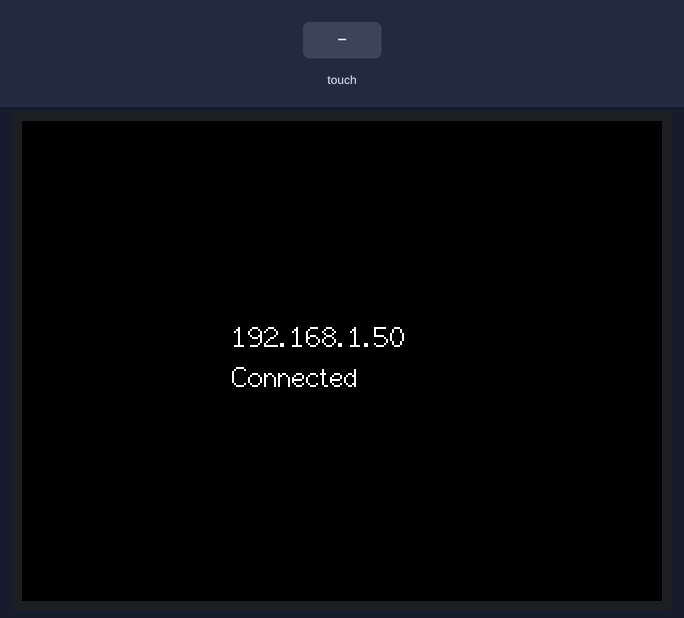
Bench run of a sketch on a simulated ESP32. On the bench: 320×240 colour display. Inputs (shaded band) come from the test bench. WiFi joins after 1.5 s; servers stay silent unless stated; uploads are accepted with an empty reply; the local clock reads 2024-03-15 10:24:30 at power-on unless the sketch sets it; what the sketch prints to the serial monitor is not drawn.

Above: at 2.9 s.
At 5.21 s:
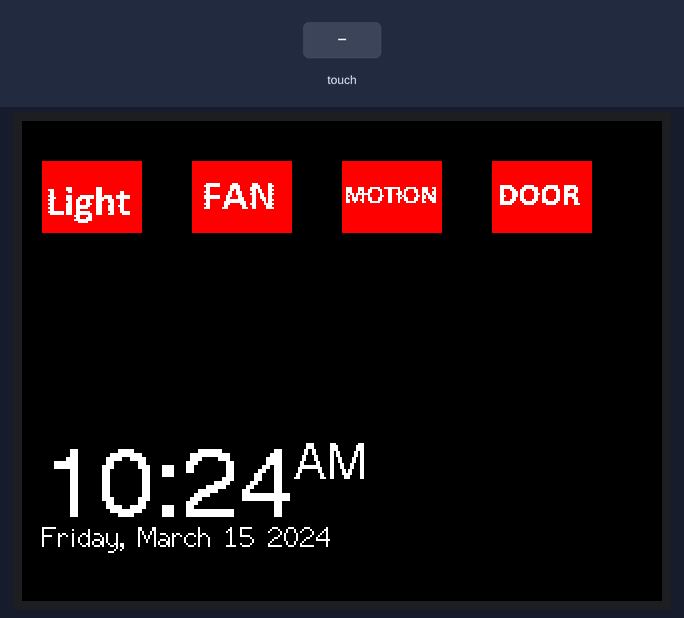
At 6.1 s:
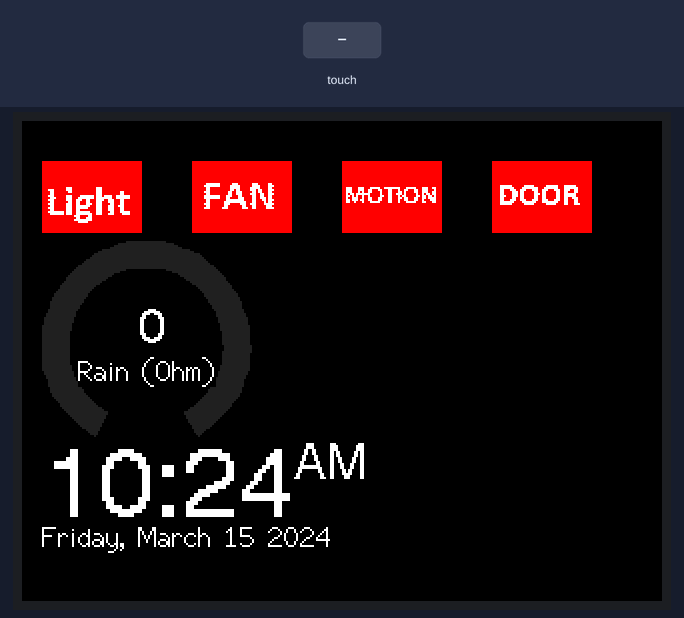
6.2 s: screen touched at 13 % across, 10 % down
7.8 s: screen touched at 38 % across, 10 % down
10.5 s: screen touched at 62 % across, 10 % down
Timing chart, 0 to 13.5 s (numbered marks = the images above; inputs shaded):
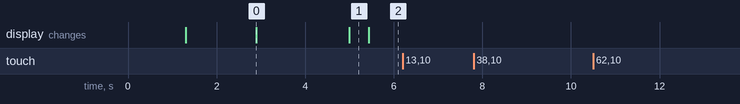

The sketch:

remote_control.ino
```cpp
#include <SPI.h>
#include <WiFi.h>
#include <HTTPClient.h>
#include "xbm.h"
#include <TFT_eSPI.h> // Hardware-specific library
#include <time.h>


TFT_eSPI tft = TFT_eSPI();       // Invoke custom library

// Wifi Credentials
const char* ssid     = "testing";
const char* password = "smarthome2022";
//const char* ssid     = "";
//const char* password = "";

const char* ntpServer = "pool.ntp.org";
const long  gmtOffset_sec = 3600*7;
const int   daylightOffset_sec = 3600;

//Authentication Tokens
String Auth_token_board1 =  "uQwVfri3GWKGPhvsndyCgA4ZKr7hSiCu";
String Auth_token_board2 =  "klCfUGwGbloWl1037O-yQgJaC9Bc5f_f";
String auth_token_board;

// variables

String pin_number;
String value; // Data to be sent
int light_state;
int fan_state;
int motion_state;
int door_state;
String objectResult;
int rainSensor;

uint8_t board = 1; // board = 1 || board = 2

uint16_t calData[5] = { 569, 3299, 1110, 1528, 7 };


// Switch position and size
#define x_button 50 //buttonwidth +50
#define y_button 36 //buttonheight +36
#define x_start 10
#define y_start 20
#define x_touch 310

#define lightId 1
#define fanId 2
#define motionId 3
#define doorId 4
#define ILI9341_GREY 0x2104
#define RED2RED 0
#define GREEN2GREEN 1
#define BLUE2BLUE 2
#define BLUE2RED 3
#define GREEN2RED 4
#define RED2GREEN 5

void setup(void)
{
  Serial.begin(9600);
  tft.init();

  tft.setRotation(2);
  tft.setCursor(0, 0);
  tft.fillScreen(TFT_WHITE);
  //print_logo();

  delay(1000);

  // clear screen
  tft.fillScreen(TFT_BLACK);

  tft.setRotation(3);
  show_wifi_connectivity();

  // clear screen
  tft.fillScreen(TFT_BLACK);
  configTime(gmtOffset_sec, daylightOffset_sec, ntpServer);
  light_state=0;
  fan_state=0;
  motion_state=0;
  door_state=0;
  objectResult="";
  rainSensor=0;
  buttons(); // print buttons on screen
//  tft.setCursor(x_start, y_start*3);
//  tft.setTextFont(2);
//  tft.setTextSize(2);
//  tft.println("testing");
  printLocalTime();
//  print_logo();

}

void loop()
{
  getstate();//get current switchstates from blynk
  statecolours();//update colours
  printLocalTime();
  //getObjectResult();//get latest object detected

  uint16_t x, y;
  // See if there's any touch data for us
  if (tft.getTouch(&x, &y))
  {
    //int Touch_Y_Cor = map(y, 50, 150, 0, 240);

    Serial.print("x - "); Serial.println(x);
    Serial.print("y - "); Serial.println(y);

    if ((x<x_touch) && (x>(x_touch-x_button))){
      if ((y>y_start) && (y<(y_start+y_button))){
        if(light_state == 0){
          Serial.println("Light is on");
          light_state = 1;
          SW_control(lightId,light_state);
        }
        else{
          Serial.println("Light is off");
          light_state = 0;
          SW_control(lightId,light_state);
        }
      }
    }

    if ((x<(x_touch-75)) && (x>((x_touch-75)-x_button))){
      if ((y>y_start) && (y<(y_start+y_button))){
        if(fan_state == 0){
          Serial.println("fan is on");
          fan_state = 1;
          SW_control(fanId,fan_state);
        }
        else{
          Serial.println("fan is off");
          fan_state = 0;
          SW_control(fanId,fan_state);
        }
      }
    }

    if ((x<(x_touch-75*2)) && (x>((x_touch-75*2)-x_button))){
      if ((y>y_start) && (y<(y_start+y_button))){
        if(motion_state == 0){
          Serial.println("motion is on");
          motion_state = 1;
          SW_control(motionId,motion_state);
        }
        else{
          Serial.println("motion is off");
          motion_state = 0;
          SW_control(motionId,motion_state);
        }
      }
    }

    if ((x<(x_touch-75*3)) && (x>((x_touch-75*3)-x_button))){
      if ((y>y_start) && (y<(y_start+y_button))){
        if(door_state == 0){
          Serial.println("door is open");
          door_state = 1;
          SW_control(doorId,door_state);
        }
        else{
          Serial.println("door is closed");
          door_state = 0;
          SW_control(doorId,door_state);
        }
      }
    }
    delay(2000);
  }

}


void statecolours()
{
  if(light_state == 1){
    tft.drawXBitmap(x_start, y_start, light, buttonWidth, buttonHeight, TFT_WHITE, TFT_GREEN);
  }
  else if(light_state == 0){
    tft.drawXBitmap(x_start, y_start, light, buttonWidth, buttonHeight, TFT_WHITE, TFT_RED);
  }

  if(fan_state == 1){
    tft.drawXBitmap(x_start+75, y_start, fan, buttonWidth, buttonHeight, TFT_WHITE, TFT_GREEN);
  }
  else if(fan_state == 0){
    tft.drawXBitmap(x_start+75, y_start, fan, buttonWidth, buttonHeight, TFT_WHITE, TFT_RED);
  }

  if(motion_state == 1){
    tft.drawXBitmap(x_start+(75*2),y_start, motion, buttonWidth, buttonHeight, TFT_WHITE, TFT_GREEN);
  }
  else if(motion_state == 0){
    tft.drawXBitmap(x_start+(75*2),y_start, motion, buttonWidth, buttonHeight, TFT_WHITE, TFT_RED);
  }

  if(door_state == 1){
    tft.drawXBitmap(x_start+(75*3), y_start, door, buttonWidth, buttonHeight, TFT_WHITE, TFT_GREEN);
  }
  else if(door_state == 0){
    tft.drawXBitmap(x_start+(75*3), y_start, door, buttonWidth, buttonHeight, TFT_WHITE, TFT_RED);
  }
  ringMeter(rainSensor, 0, 4095, x_start, y_start*3, 52, "Rain (Ohm)", RED2GREEN);
  rainSensor = 0;
}

void buttons()
{

  tft.drawXBitmap(x_start, y_start, light, buttonWidth, buttonHeight, TFT_WHITE, TFT_RED);
  tft.drawXBitmap(x_start+75, y_start, fan, buttonWidth, buttonHeight, TFT_WHITE, TFT_RED);
  tft.drawXBitmap(x_start+(75*2),y_start, motion, buttonWidth, buttonHeight, TFT_WHITE, TFT_RED);
  tft.drawXBitmap(x_start+(75*3), y_start, door, buttonWidth, buttonHeight, TFT_WHITE, TFT_RED);

}

void SW_control (int id, int state)
{
  if (id == 1)//if id is light
  {
    auth_token_board = Auth_token_board1;
    pin_number="V26";
    if (state == 1)
    {
      value="1";
    }
    else if(state == 0)
    {
      value="0";
    }
  }

    if (id == 2)//if id is fan
  {
    auth_token_board = Auth_token_board1;
    pin_number="V4";
    if (state == 1)
    {
      value="1";
    }
    else if(state == 0)
    {
      value="0";
    }
  }

    if (id == 3)//if id is motion
  {
    auth_token_board = Auth_token_board1;
    pin_number="V27";
    if (state == 1)
    {
      value="1";
    }
    else if(state == 0)
    {
      value="0";
    }
  }

    if (id == doorId)//if id is door
  {
    auth_token_board = Auth_token_board2;
    Serial.println(auth_token_board);
    pin_number="V5";
    if (state == 1)
    {
      value="1";
    }
    else if(state == 0)
    {
      value="0";
    }
  }


  if ((WiFi.status()  == WL_CONNECTED))
  {

    HTTPClient http;

    Serial.print("[HTTP] begin...\n");
    // configure traged server and url
    //http.begin("https://www.howsmyssl.com/a/check", ca); //HTTPS
    http.begin("http://sgp1.blynk.cloud/external/api/update?token=" + auth_token_board + "&" + pin_number + "=" + value); //HTTP
    Serial.println("http://sgp1.blynk.cloud/external/api/update?token=" + auth_token_board + "&" + pin_number + "=" + value);

    Serial.print("[HTTP] GET...\n");
    // start connection and send HTTP header
    int httpCode = http.GET();

    // httpCode will be negative on error
    if (httpCode > 0) {
      // HTTP header has been send and Server response header has been handled
      Serial.printf("[HTTP] GET... code: %d\n", httpCode);

      // file found at server
      if (httpCode == HTTP_CODE_OK) {
        String payload = http.getString();
        Serial.println(payload);
      }
    } else {
      Serial.printf("[HTTP] GET... failed, error: %s\n", http.errorToString(httpCode).c_str());
    }

    http.end();
  }


}

void getstate()
{
  String payload;
  //rainSensor=0;
  if ((WiFi.status()  == WL_CONNECTED))
  {
    HTTPClient http;
    //http.begin("http://sgp1.blynk.cloud/external/api/get?token=" + Auth_token_board1 + "&V26&V4&27");
    http.begin("http://sgp1.blynk.cloud/external/api/get?token=" + Auth_token_board2 + "&" + "V5");

    int httpCode = http.GET();

    // httpCode will be negative on error
    if (httpCode > 0) {
      // HTTP header has been send and Server response header has been handled
      Serial.printf("[HTTP] GET... code: %d\n", httpCode);

      // file found at server
      if (httpCode == HTTP_CODE_OK) {
        payload = http.getString();
        Serial.println(payload);
        door_state = payload.toInt();
      }
    }
    else {
      Serial.printf("[HTTP] GET... failed, error: %s\n", http.errorToString(httpCode).c_str());
    }

    http.begin("http://sgp1.blynk.cloud/external/api/get?token=" + Auth_token_board1 + "&V26&V4&V27&V5");
    httpCode = http.GET();

    if (httpCode > 0) {
      // HTTP header has been send and Server response header has been handled
      Serial.printf("[HTTP] GET... code: %d\n", httpCode);

      // file found at server
      if (httpCode == HTTP_CODE_OK) {
        payload = http.getString();
        char payLoadArray[payload.length()];

        payload.toCharArray(payLoadArray, payload.length());
        Serial.println(payload);
        Serial.println(payLoadArray[7]);
        Serial.println(payLoadArray[14]);
        Serial.println(payLoadArray[22]);
        light_state = atoi(&payLoadArray[7]);
        fan_state = atoi(&payLoadArray[14]);
        motion_state = atoi(&payLoadArray[22]);
        rainSensor = atoi(&payLoadArray[29]);
        Serial.println(rainSensor);
      }
    }
    else {
      Serial.printf("[HTTP] GET... failed, error: %s\n", http.errorToString(httpCode).c_str());
    }

    http.end();
  }

}

void print_logo()
{
  int x=0;
  int y=0;
  // Draw bitmap with top left corner at x,y with foreground only color
  // Bits set to 1 plot as the defined color, bits set to 0 are not plotted
  //              x  y  xbm   xbm width  xbm height  color
  tft.drawXBitmap(x, y, wallpaper, logoWidth,logoWidth, TFT_BLACK);
  //tft.drawXBitmap(x_start+(75*3), y_start, door, buttonWidth, buttonHeight, TFT_WHITE, TFT_RED);

}

void show_wifi_connectivity()
{
  WiFi.begin(ssid, password);
  tft.setCursor(110, 100);
  tft.setTextFont(2);
  tft.setTextSize(1);
  tft.setTextColor(TFT_WHITE, TFT_BLACK);

  tft.println("Connecting");

  while (WiFi.status() != WL_CONNECTED)
  {
    delay(500);
    Serial.print(".");

  }

  Serial.println("");
  Serial.println("WiFi connected");
  Serial.println("IP address: ");
  Serial.println(WiFi.localIP());

  tft.fillScreen(TFT_BLACK);
  tft.setCursor(105, 100);
  tft.setTextFont(2);
  tft.setTextSize(1);
  tft.setTextColor(TFT_WHITE, TFT_BLACK);


  tft.setCursor(105, 100);
  tft.setTextFont(2);
  tft.setTextSize(1);

  tft.println(WiFi.localIP());
  tft.setCursor(105, 120);
  tft.setTextFont(2);
  tft.setTextSize(1);
  tft.println("Connected");
  delay(2000);
}

void getObjectResult()
{
  struct tm timeinfo;
  String newObject;
  String period;
  HTTPClient http;

  http.begin("http://192.168.1.254/test");//need to find ip address of esp32cam when setting up
  int httpCode = http.GET();

  if (httpCode > 0) {

    newObject = http.getString();
    Serial.println(httpCode);
    //Serial.println(newObject);
    //compare with existing objectresult
    if (objectResult != newObject)
    {
      objectResult = newObject;
      tft.setCursor(x_start, y_start*3);
      tft.setTextFont(2);
      tft.setTextSize(1);
      tft.print(objectResult);
//      if (timeinfo.tm_hour>=12)
//      {
//        period = "AM";
//        }
//        else
//        {
//          period = "PM";
//          }
//      tft.print(&timeinfo, "%I:%M");
//      tft.print(period);
    }

    delay(1000);
  }

  else {
    Serial.println("Error on HTTP request");
  }

  http.end();

  //delay(30000);
}

void printLocalTime(){

  struct tm timeinfo;
  String period;
//  String toprint;

  if(!getLocalTime(&timeinfo)){
    Serial.println("Failed to obtain time");
    return;
  }
//  Serial.println(&timeinfo, "%A, %B %d %Y %H:%M:%S");
//  Serial.print("Day of week: ");
//  Serial.println(&timeinfo, "%A");
//  Serial.print("Month: ");
//  Serial.println(&timeinfo, "%B");
//  Serial.print("Day of Month: ");
//  Serial.println(&timeinfo, "%d");
//  Serial.print("Year: ");
//  Serial.println(&timeinfo, "%Y");
//  Serial.print("Hour: ");
//  Serial.println(&timeinfo, "%H");
//  Serial.print("Hour (12 hour format): ");
//  Serial.println(&timeinfo, "%I");
//  Serial.print("Minute: ");
//  Serial.println(&timeinfo, "%M");
//  Serial.print("Second: ");
//  Serial.println(&timeinfo, "%S");
//
//  Serial.println("Time variables");
//  char timeHour[3];
//  strftime(timeHour,3, "%H", &timeinfo);
//  Serial.println(timeHour);
//  char timeWeekDay[10];
//  strftime(timeWeekDay,10, "%A", &timeinfo);
//  Serial.println(timeWeekDay);
//  Serial.println();
  if (timeinfo.tm_hour>=12)
  {
    period = "PM";
  }
  else
  {
    period = "AM";
  }
  tft.setCursor(x_start, y_start*8);
  tft.setTextFont(4);
  tft.setTextSize(2);
  tft.print(&timeinfo, "%I:%M");
  tft.setTextSize(1);
  tft.print(period);
  tft.setCursor(x_start, y_start*10);
  tft.setTextFont(2);
  tft.setTextSize(1);
  tft.println(&timeinfo, "%A, %B %d %Y");
}

int ringMeter(int value, int vmin, int vmax, int x, int y, int r, char *units, byte scheme)
{
  // Minimum value of r is about 52 before value text intrudes on ring
  // drawing the text first is an option

  x += r; y += r;   // Calculate coords of centre of ring

  int w = r / 4;    // Width of outer ring is 1/4 of radius

  int angle = 150;  // Half the sweep angle of meter (300 degrees)

  int text_colour = 0; // To hold the text colour

  int v = map(value, vmin, vmax, -angle, angle); // Map the value to an angle v

  byte seg = 5; // Segments are 5 degrees wide = 60 segments for 300 degrees
  byte inc = 5; // Draw segments every 5 degrees, increase to 10 for segmented ring

  // Draw colour blocks every inc degrees
  for (int i = -angle; i < angle; i += inc) {

    // Choose colour from scheme
    int colour = 0;
    switch (scheme) {
      case 0: colour = ILI9341_RED; break; // Fixed colour
      case 1: colour = ILI9341_GREEN; break; // Fixed colour
      case 2: colour = ILI9341_BLUE; break; // Fixed colour
      case 3: colour = rainbow(map(i, -angle, angle, 0, 127)); break; // Full spectrum blue to red
      case 4: colour = rainbow(map(i, -angle, angle, 63, 127)); break; // Green to red (high temperature etc)
      case 5: colour = rainbow(map(i, -angle, angle, 127, 63)); break; // Red to green (low battery etc)
      default: colour = ILI9341_BLUE; break; // Fixed colour
    }

    // Calculate pair of coordinates for segment start
    float sx = cos((i - 90) * 0.0174532925);
    float sy = sin((i - 90) * 0.0174532925);
    uint16_t x0 = sx * (r - w) + x;
    uint16_t y0 = sy * (r - w) + y;
    uint16_t x1 = sx * r + x;
    uint16_t y1 = sy * r + y;

    // Calculate pair of coordinates for segment end
    float sx2 = cos((i + seg - 90) * 0.0174532925);
    float sy2 = sin((i + seg - 90) * 0.0174532925);
    int x2 = sx2 * (r - w) + x;
    int y2 = sy2 * (r - w) + y;
    int x3 = sx2 * r + x;
    int y3 = sy2 * r + y;

    if (i < v) { // Fill in coloured segments with 2 triangles
      tft.fillTriangle(x0, y0, x1, y1, x2, y2, colour);
      tft.fillTriangle(x1, y1, x2, y2, x3, y3, colour);
      text_colour = colour; // Save the last colour drawn
    }
    else // Fill in blank segments
    {
      tft.fillTriangle(x0, y0, x1, y1, x2, y2, ILI9341_GREY);
      tft.fillTriangle(x1, y1, x2, y2, x3, y3, ILI9341_GREY);
    }
  }

  // Convert value to a string
  char buf[10];
  byte len = 4; if (value > 999) len = 5;
  dtostrf(value, len, 0, buf);

  // Set the text colour to default
  tft.setTextColor(ILI9341_WHITE, ILI9341_BLACK);
  // Uncomment next line to set the text colour to the last segment value!
  // tft.setTextColor(text_colour, ILI9341_BLACK);

  // Print value, if the meter is large then use big font 6, othewise use 4
  if (r > 84) tft.drawCentreString(buf, x - 5, y - 20, 6); // Value in middle
  else tft.drawCentreString(buf, x - 5, y - 20, 4); // Value in middle

  // Print units, if the meter is large then use big font 4, othewise use 2
  tft.setTextColor(ILI9341_WHITE, ILI9341_BLACK);
  if (r > 84) tft.drawCentreString(units, x, y + 30, 4); // Units display
  else tft.drawCentreString(units, x, y + 5, 2); // Units display

  // Calculate and return right hand side x coordinate
  return x + r;
}

// #########################################################################
// Return a 16 bit rainbow colour
// #########################################################################
unsigned int rainbow(byte value)
{
  // Value is expected to be in range 0-127
  // The value is converted to a spectrum colour from 0 = blue through to 127 = red

  byte red = 0; // Red is the top 5 bits of a 16 bit colour value
  byte green = 0;// Green is the middle 6 bits
  byte blue = 0; // Blue is the bottom 5 bits

  byte quadrant = value / 32;

  if (quadrant == 0) {
    blue = 31;
    green = 2 * (value % 32);
    red = 0;
  }
  if (quadrant == 1) {
    blue = 31 - (value % 32);
    green = 63;
    red = 0;
  }
  if (quadrant == 2) {
    blue = 0;
    green = 63;
    red = value % 32;
  }
  if (quadrant == 3) {
    blue = 0;
    green = 63 - 2 * (value % 32);
    red = 31;
  }
  return (red << 11) + (green << 5) + blue;
}
```

Source omitted: xbm.h (data table, 127441 bytes)

Measured:
- after the input at 6.2 s, every drawn part: stays the same
- after the input at 7.8 s, every drawn part: stays the same
- what the display in image 0 shows lasts 2.1 s, from 2.9 s to 5.0 s
- what the display in image 1 shows lasts 0.4 s, from 5.0 s to 5.4 s
